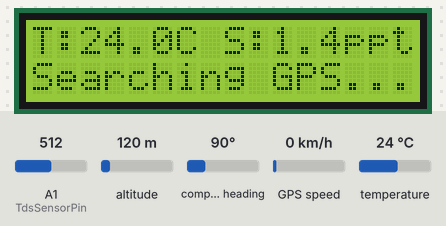
Simulated run of this sketch. Board: Arduino Uno, built with avr-gcc and run on an emulated ATmega328P. Parts: 16×2 character LCD. The inputs (shaded band) are chosen by the test bench; at power-on: temperature 24 °C, A1 (TdsSensorPin) = 512, altitude 120 m, compass heading 90°, GPS speed 0 km/h. The GPS gets a fix after 3 s at 37.7749, -122.4194 with 8 satellites; what the sketch prints to the serial monitor is not drawn.

Above: at 2.5 s.
2.6 s: temperature set to 12 °C
At 4.9 s:
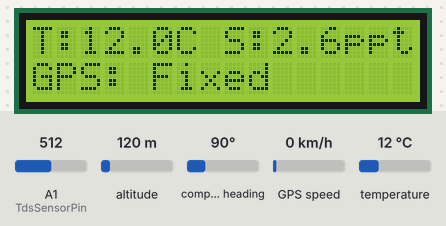
5.2 s: A1 (TdsSensorPin) set to 716
At 6.5 s:
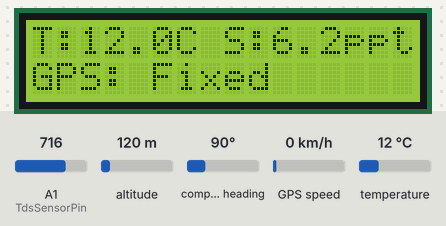
7.8 s: temperature set to 19 °C
At 10.4 s:
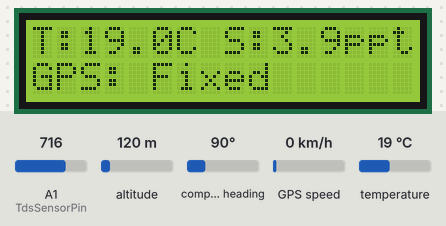
10.7 s: A1 (TdsSensorPin) set to 992
At 11.8 s:
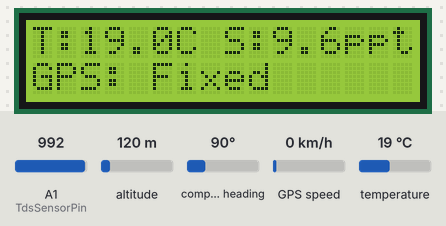
13.3 s: temperature set to 28 °C
At 15.7 s:
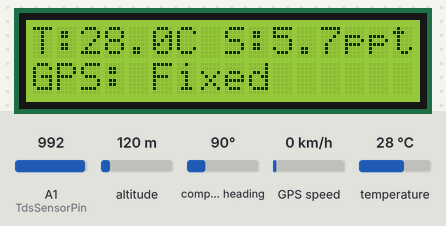
16.2 s: A1 (TdsSensorPin) set to 306
At 17.1 s:
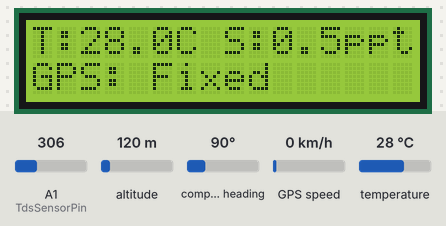
Timing chart, 0 to 19.2 s (numbered marks = the images above; inputs shaded):
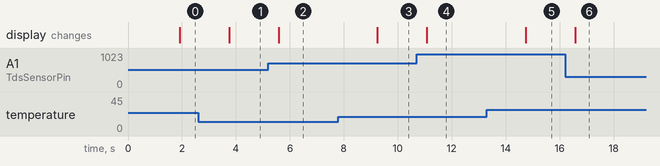

The sketch:

sketch_apr11a.ino
```cpp
#include <Wire.h>
#include <LiquidCrystal_I2C.h>
#include <SoftwareSerial.h>
#include <TinyGPS++.h>
#include <OneWire.h>
#include <DallasTemperature.h>

// Pins
#define ONE_WIRE_BUS 4      // Connect DS18B20 Yellow wire to Digital Pin 4
#define TdsSensorPin A1
#define VREF 5.0

// Setup OneWire and Sensors
OneWire oneWire(ONE_WIRE_BUS);
DallasTemperature sensors(&oneWire);

LiquidCrystal_I2C lcd(0x27, 16, 2);
SoftwareSerial gpsSerial(2, 3);
TinyGPSPlus gps;

void setup() {
  Serial.begin(115200);
  gpsSerial.begin(9600);
  sensors.begin(); // Start DS18B20

  lcd.init();
  lcd.backlight();
  lcd.print("Coastal Monitor");
  delay(1000);
}

void loop() {
  // 1. Digital Temperature Reading
  sensors.requestTemperatures();
  float temperature = sensors.getTempCByIndex(0);

  // 2. TDS & Salinity Calculation
  float voltage = analogRead(TdsSensorPin) * VREF / 1024.0;
  float compensationCoefficient = 1.0 + 0.02 * (temperature - 25.0);
  float tdsValue = (133.42 * pow(voltage/compensationCoefficient, 3) - 255.86 * pow(voltage/compensationCoefficient, 2) + 857.39 * (voltage/compensationCoefficient)) * 0.5;
  float salinity = tdsValue / 1000.0;

  // 3. GPS Processing
  while (gpsSerial.available() > 0) gps.encode(gpsSerial.read());

  // 4. Update LCD
  lcd.setCursor(0, 0);
  lcd.print("T:"); lcd.print(temperature, 1);
  lcd.print("C S:"); lcd.print(salinity, 1); lcd.print("ppt ");

  lcd.setCursor(0, 1);
  if (gps.location.isValid()) {
    lcd.print("GPS: Fixed      ");
  } else {
    lcd.print("Searching GPS...");
  }

  // 5. Send CSV to Python (Temp, TDS, Salinity, Lat, Lng)
  Serial.print(temperature, 2); Serial.print(",");
  Serial.print(tdsValue, 0); Serial.print(",");
  Serial.print(salinity, 2); Serial.print(",");
  Serial.print(gps.location.lat(), 6); Serial.print(",");
  Serial.println(gps.location.lng(), 6);

  delay(1000);
}
```

Measured:
- after the input at 2.6 s, the display: changes after 1.1 s (image 1)
- after the input at 5.2 s, the display: changes after 0.38 s (image 2)
- after the input at 7.8 s, the display: changes after 1.4 s (image 3)
- after the input at 10.7 s, the display: changes after 0.38 s (image 4)
- after the input at 13.3 s, the display: changes after 1.4 s (image 5)
- after the input at 16.2 s, the display: changes after 0.38 s (image 6)
